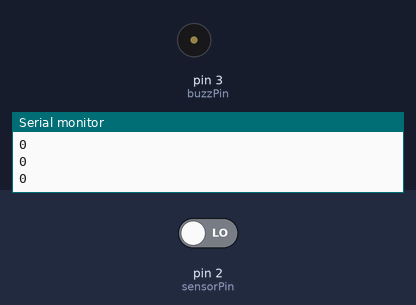
This sketch was run on a simulated Arduino Uno, built with avr-gcc and run on an emulated ATmega328P. On the bench: buzzer (waves = sounding), the last lines printed to the serial monitor. The test bench sets the inputs (shaded band); at power-on: pin 2 (sensorPin) LOW.

Above: at 1.2 s.
1.3 s: pin 2 (sensorPin) driven HIGH
At 2.0 s:
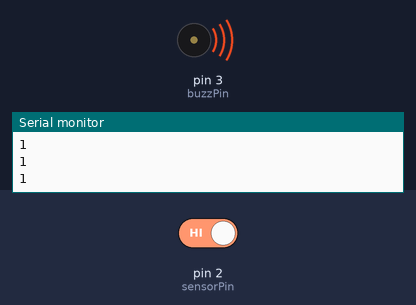
2.8 s: pin 2 (sensorPin) driven LOW
At 3.3 s:
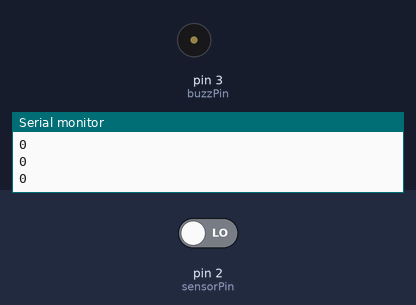
Timing chart, 0 to 5.8 s (numbered marks = the images above; inputs shaded):
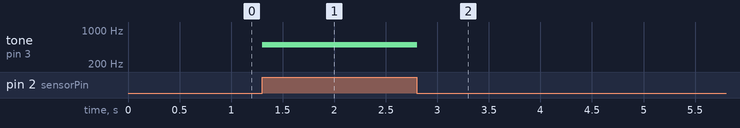

Measured:
- after the input at 1.3 s, tone on pin 3 (buzzPin): silent → 500 Hz at once
- after the input at 2.8 s, tone on pin 3 (buzzPin): 500 Hz → silent at once

The sketch:

piezo_forpython.ino
```cpp
// Initialise variables
int sensorPin = 2;
int buzzPin = 3;
int freq = 500;

// Setup code, run once at beginning
void setup() {
  // Open serial port
  Serial.begin(9600);
  // State which pin to read from & which to output to
  pinMode(sensorPin, INPUT);
  pinMode(buzzPin, OUTPUT);
}

// Main code, looped repeatedly
void loop() {
  // Read status of sensor; 1 = pressed, 0 = not pressed
  int sensorVal = digitalRead(sensorPin);
  if (sensorVal == 1) {
    tone(buzzPin, freq);
    Serial.write('1');
    Serial.write('\n');
  }
  else {
    noTone(buzzPin);
    Serial.write('0');
    Serial.write('\n');
  }
  delay(25);
}
```
